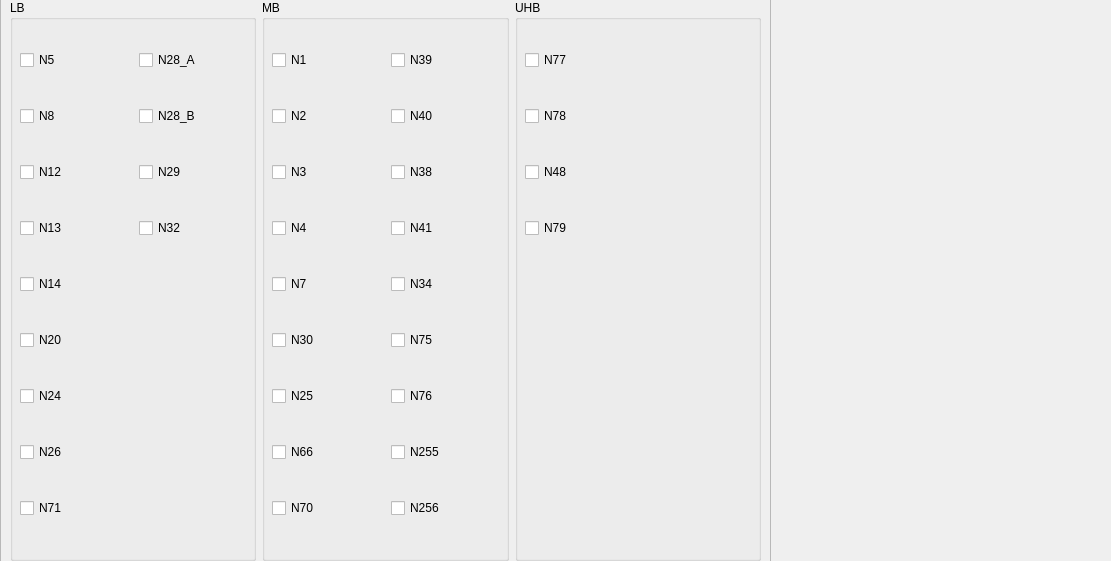
      <widget class="QWidget" name="page_nr">
       <property name="geometry">
        <rect>
         <x>0</x>
         <y>0</y>
         <width>1111</width>
         <height>561</height>
        </rect>
       </property>
       <attribute name="label">
        <string>NR</string>
       </attribute>
       <widget class="QFrame" name="frame_band_nr">
        <property name="geometry">
         <rect>
          <x>0</x>
          <y>-10</y>
          <width>771</width>
          <height>581</height>
         </rect>
        </property>
        <property name="frameShape">
         <enum>QFrame::StyledPanel</enum>
        </property>
        <property name="frameShadow">
         <enum>QFrame::Raised</enum>
        </property>
        <layout class="QHBoxLayout" name="horizontalLayout">
         <item>
          <widget class="QGroupBox" name="groupBox_lb_nr">
           <property name="title">
            <string>LB</string>
           </property>
           <widget class="QWidget" name="layoutWidget">
            <property name="geometry">
             <rect>
              <x>10</x>
              <y>20</y>
              <width>231</width>
              <height>531</height>
             </rect>
            </property>
            <layout class="QGridLayout" name="gridLayout_2">
             <item row="6" column="0">
              <widget class="QCheckBox" name="n24_nr">
               <property name="text">
                <string>N24</string>
               </property>
              </widget>
             </item>
             <item row="5" column="0">
              <widget class="QCheckBox" name="n20_nr">
               <property name="text">
                <string>N20</string>
               </property>
              </widget>
             </item>
             <item row="2" column="0">
              <widget class="QCheckBox" name="n12_nr">
               <property name="text">
                <string>N12</string>
               </property>
              </widget>
             </item>
             <item row="0" column="1">
              <widget class="QCheckBox" name="n28_a_nr">
               <property name="enabled">
                <bool>true</bool>
               </property>
               <property name="statusTip">
                <string/>
               </property>
               <property name="text">
                <string>N28_A</string>
               </property>
               <property name="checkable">
                <bool>true</bool>
               </property>
               <property name="checked">
                <bool>false</bool>
               </property>
              </widget>
             </item>
             <item row="1" column="0">
              <widget class="QCheckBox" name="n8_nr">
               <property name="text">
                <string>N8</string>
               </property>
              </widget>
             </item>
             <item row="3" column="0">
              <widget class="QCheckBox" name="n13_nr">
               <property name="text">
                <string>N13</string>
               </property>
              </widget>
             </item>
             <item row="0" column="0">
              <widget class="QCheckBox" name="n5_nr">
               <property name="text">
                <string>N5</string>
               </property>
              </widget>
             </item>
             <item row="4" column="0">
              <widget class="QCheckBox" name="n14_nr">
               <property name="text">
                <string>N14</string>
               </property>
              </widget>
             </item>
             <item row="7" column="0">
              <widget class="QCheckBox" name="n26_nr">
               <property name="text">
                <string>N26</string>
               </property>
              </widget>
             </item>
             <item row="8" column="0">
              <widget class="QCheckBox" name="n71_nr">
               <property name="text">
                <string>N71</string>
               </property>
              </widget>
             </item>
             <item row="3" column="1">
              <widget class="QCheckBox" name="n32_nr">
               <property name="text">
                <string>N32</string>
               </property>
              </widget>
             </item>
             <item row="2" column="1">
              <widget class="QCheckBox" name="n29_nr">
               <property name="text">
                <string>N29</string>
               </property>
              </widget>
             </item>
             <item row="1" column="1">
              <widget class="QCheckBox" name="n28_b_nr">
               <property name="text">
                <string>N28_B</string>
               </property>
               <property name="checked">
                <bool>false</bool>
               </property>
              </widget>
             </item>
            </layout>
           </widget>
          </widget>
         </item>
         <item>
          <widget class="QGroupBox" name="groupBox_mb_nr">
           <property name="title">
            <string>MB</string>
           </property>
           <widget class="QWidget" name="layoutWidget">
            <property name="geometry">
             <rect>
              <x>10</x>
              <y>20</y>
              <width>231</width>
              <height>531</height>
             </rect>
            </property>
            <layout class="QGridLayout" name="gridLayout">
             <item row="3" column="1">
              <widget class="QCheckBox" name="n41_nr">
               <property name="text">
                <string>N41</string>
               </property>
              </widget>
             </item>
             <item row="6" column="0">
              <widget class="QCheckBox" name="n25_nr">
               <property name="text">
                <string>N25</string>
               </property>
              </widget>
             </item>
             <item row="6" column="1">
              <widget class="QCheckBox" name="n76_nr">
               <property name="text">
                <string>N76</string>
               </property>
              </widget>
             </item>
             <item row="1" column="1">
              <widget class="QCheckBox" name="n40_nr">
               <property name="text">
                <string>N40</string>
               </property>
               <property name="checked">
                <bool>false</bool>
               </property>
              </widget>
             </item>
             <item row="5" column="0">
              <widget class="QCheckBox" name="n30_nr">
               <property name="text">
                <string>N30</string>
               </property>
              </widget>
             </item>
             <item row="2" column="1">
              <widget class="QCheckBox" name="n38_nr">
               <property name="text">
                <string>N38</string>
               </property>
              </widget>
             </item>
             <item row="2" column="0">
              <widget class="QCheckBox" name="n3_nr">
               <property name="text">
                <string>N3</string>
               </property>
              </widget>
             </item>
             <item row="7" column="1">
              <widget class="QCheckBox" name="n255_nr">
               <property name="text">
                <string>N255</string>
               </property>
              </widget>
             </item>
             <item row="0" column="1">
              <widget class="QCheckBox" name="n39_nr">
               <property name="enabled">
                <bool>true</bool>
               </property>
               <property name="statusTip">
                <string/>
               </property>
               <property name="text">
                <string>N39</string>
               </property>
               <property name="checkable">
                <bool>true</bool>
               </property>
               <property name="checked">
                <bool>false</bool>
               </property>
              </widget>
             </item>
             <item row="8" column="1">
              <widget class="QCheckBox" name="n256_nr">
               <property name="text">
                <string>N256</string>
               </property>
              </widget>
             </item>
             <item row="1" column="0">
              <widget class="QCheckBox" name="n2_nr">
               <property name="text">
                <string>N2</string>
               </property>
              </widget>
             </item>
             <item row="3" column="0">
              <widget class="QCheckBox" name="n4_nr">
               <property name="text">
                <string>N4</string>
               </property>
              </widget>
             </item>
             <item row="4" column="1">
              <widget class="QCheckBox" name="n34_nr">
               <property name="text">
                <string>N34</string>
               </property>
              </widget>
             </item>
             <item row="8" column="0">
              <widget class="QCheckBox" name="n70_nr">
               <property name="text">
                <string>N70</string>
               </property>
              </widget>
             </item>
             <item row="0" column="0">
              <widget class="QCheckBox" name="n1_nr">
               <property name="text">
                <string>N1</string>
               </property>
              </widget>
             </item>
             <item row="5" column="1">
              <widget class="QCheckBox" name="n75_nr">
               <property name="text">
                <string>N75</string>
               </property>
              </widget>
             </item>
             <item row="4" column="0">
              <widget class="QCheckBox" name="n7_nr">
               <property name="text">
                <string>N7</string>
               </property>
              </widget>
             </item>
             <item row="7" column="0">
              <widget class="QCheckBox" name="n66_nr">
               <property name="text">
                <string>N66</string>
               </property>
              </widget>
             </item>
            </layout>
           </widget>
          </widget>
         </item>
         <item>
          <widget class="QGroupBox" name="groupBox_uhb_nr">
           <property name="title">
            <string>UHB</string>
           </property>
           <widget class="QWidget" name="layoutWidget_2">
            <property name="geometry">
             <rect>
              <x>10</x>
              <y>20</y>
              <width>231</width>
              <height>251</height>
             </rect>
            </property>
            <layout class="QGridLayout" name="gridLayout_3">
             <item row="2" column="0">
              <widget class="QCheckBox" name="n3_nr_2">
               <property name="text">
                <string>N48</string>
               </property>
              </widget>
             </item>
             <item row="0" column="0">
              <widget class="QCheckBox" name="n1_nr_2">
               <property name="text">
                <string>N77</string>
               </property>
              </widget>
             </item>
             <item row="1" column="0">
              <widget class="QCheckBox" name="n2_nr_2">
               <property name="text">
                <string>N78</string>
               </property>
              </widget>
             </item>
             <item row="3" column="0">
              <widget class="QCheckBox" name="n4_nr_2">
               <property name="text">
                <string>N79</string>
               </property>
              </widget>
             </item>
            </layout>
           </widget>
          </widget>
         </item>
        </layout>
       </widget>
      </widget>
